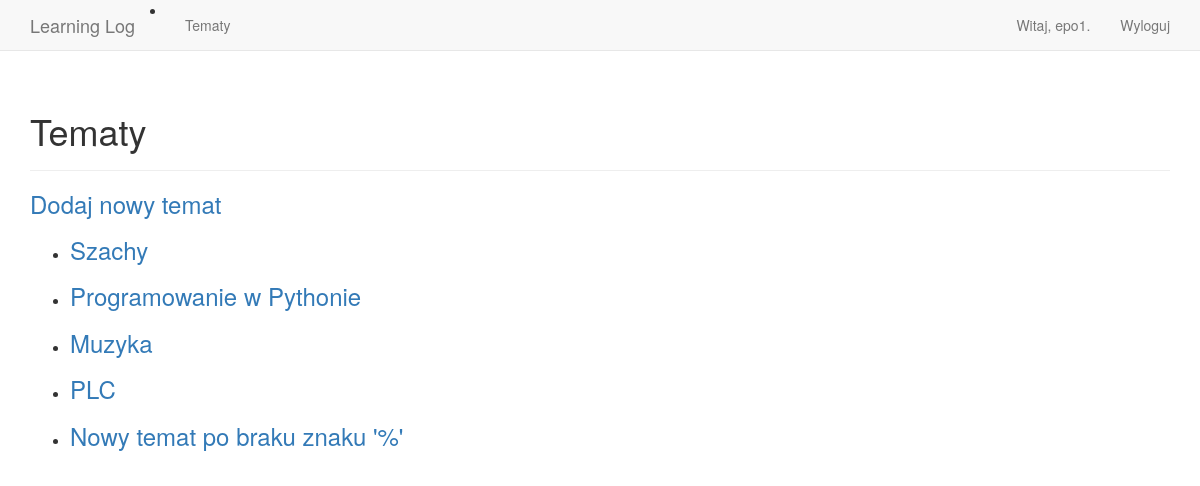
The app's page /topics/ (signed in) with its own data.
### learning_logs/models.py (models this page shows)
class Topic(models.Model):
    text = models.CharField(max_length=200)
    date_added = models.DateTimeField(auto_now_add=True)
    owner = models.ForeignKey(User, on_delete=models.CASCADE)
    def __str__(self):
        return self.text

### learning_logs/views.py (the view)
# urls.py: path('topics/', views.topics, name='topics'),
@login_required
def topics(request):
    topics = Topic.objects.filter(owner=request.user).order_by('date_added')
    context = {'topics': topics}
    return render(request, 'learning_logs/topics.html', context)

### learning_logs/templates/learning_logs/topics.html
{% extends "learning_logs/base.html" %}
{% block header %}
  <h1>Tematy</h1>
{% endblock header %}
{% block content %}
  <h3><a href="{% url 'learning_logs:new_topic' %}">Dodaj nowy temat</a></h3>
  <ul>
    {% for topic in topics %}
      <li>
        <h3>
          <a href="{% url 'learning_logs:topic' topic.id %}">{{ topic }}</a>
        </h3>
      </li>
    {% empty %}
      <li>Nie został jeszcze dodany żaden temat.</li>
    {% endfor %}
  </ul>
{% endblock content %}

### learning_logs/templates/learning_logs/base.html (shortened to what this page needs)
{% load bootstrap3 %}
<!DOCTYPE html>
<html lang="pl">
  <head>
    {% bootstrap_css %}
  </head>
  <body>
    <nav class="navbar navbar-default navbar-static-top">
      <div class="container">
        <div class="navbar-header">
          <li><a class="navbar-brand" href="{% url 'learning_logs:index' %}">
            Learning Log
          </a></li>
        </div>
        <div id="navbar" class="navbar-collapse collapse">
          <ul class="nav navbar-nav">
            <li><a href="{% url 'learning_logs:topics' %}">Tematy</a></li>
          </ul>
          <ul class="nav navbar-nav navbar-right">
            {% if user.is_authenticated %}
              <li><a>Witaj, {{ user.username }}.</a></li>
              <li><a href="{% url 'users:logout' %}">Wyloguj</a></li>
            {% else %}
              <li><a href="{% url 'users:register' %}">Rejestracja</a></li>
              <li><a href="{% url 'users:login' %}">Zaloguj</a></li>
            {% endif %}
          </ul>
        </div>
      </div>
    </nav>
    <div class="container">
      <div class="page-header">
        {% block header %}{% endblock header %}
      </div>
      <div>
        {% block content %}{% endblock content %}
      </div>
    </div>
  </body>
</html>

### records on screen
Topic: text "Szachy"
Topic: text "Programowanie w Pythonie"
Topic: text "Muzyka"
Topic: text "PLC"
Topic: text "Nowy temat po braku znaku '%'"

### other values on screen
{{ user.username }} "epo1"
